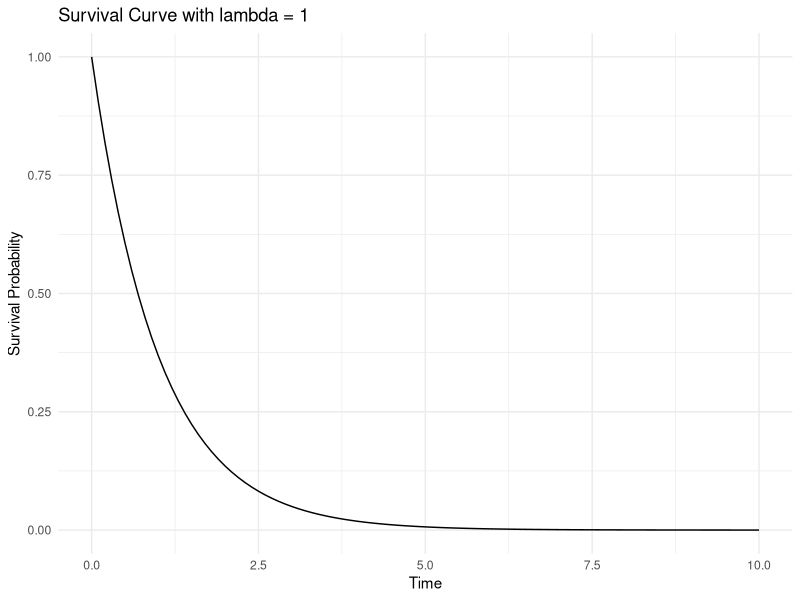
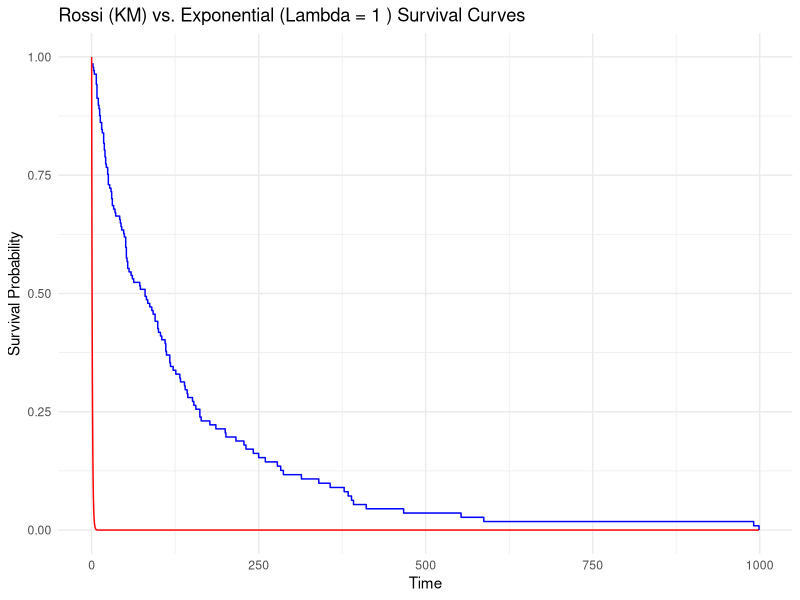

Recreate these plots in R, in order. (Note: this script raises an error after producing the figures.)
## ---- chunk 1
library(ggplot2)

# Function to plot survival curve
plot_survival_curve <- function(lambda) {
  if(lambda <= 0) {
    stop("Lambda must be positive")
  }

  # Create a sequence of time points
  time_points <- seq(0, 10, by = 0.1)
  
  # Calculate survival probabilities
  survival_probabilities <- exp(-lambda * time_points)
  
  # Create a data frame for plotting
  survival_data <- data.frame(Time = time_points, Survival = survival_probabilities)
  
  # Plotting the survival curve
  ggplot(survival_data, aes(x = Time, y = Survival)) +
    geom_line() +
    ggtitle(paste("Survival Curve with lambda =", lambda)) +
    xlab("Time") +
    ylab("Survival Probability") +
    theme_minimal() + 
    ylim(0,1)
}

# Example usage of the function
LAMBDA <- 1.0
plot_survival_curve(LAMBDA)
## ---- chunk 2

library(survival)
library(survminer)

dat <- veteran
summary(veteran)

dat$trt <- dat$trt - 1
treatment <- factor(dat$trt, levels=c(0,1), labels=c("standard", "test"))
dat$prior <- dat$prior / 10
prior <- factor(dat$prior, levels=c(0,1), labels=c("no", "yes"))
status <- factor(dat$status, levels=c(0, 1), labels = c("censored", "death"))

# Assume 'dat' is your dataset with 'week' and 'arrest' columns
# dat <- your_data

# Function to plot both Kaplan-Meier and exponential survival curves
plot_survival_comparison <- function(dat, lambda) {
  if(lambda <= 0) {
    stop("Lambda must be positive")
  }

  # Fit Kaplan-Meier curve for your data
  surv_obj <- with(dat, Surv(time, status))
  km_fit <- survfit(surv_obj ~ 1)

  # Create a sequence of time points for the theoretical curve
  time_points <- seq(0, max(dat$time), by = 0.1)
  
  # Calculate theoretical survival probabilities
  survival_probabilities <- exp(-lambda * time_points)
  
  # Convert Kaplan-Meier fit to data frame for ggplot
  km_data <- data.frame(
    Time = km_fit$time,
    Survival = km_fit$surv
  )

  # Create a data frame for the theoretical curve
  theoretical_data <- data.frame(Time = time_points, Survival = survival_probabilities)

  # Plotting both curves
  ggplot() +
    geom_step(data = km_data, aes(x = Time, y = Survival), col = "blue") +
    geom_line(data = theoretical_data, aes(x = Time, y = Survival), col = "red") +
    ggtitle(paste("Rossi (KM) vs. Exponential (Lambda =", lambda, ") Survival Curves")) +
    xlab("Time") +
    ylab("Survival Probability") +
    theme_minimal() +
    scale_color_manual("", breaks = c("Empirical", "Theoretical"), 
                       values = c("blue", "red"))
}

# Change the parameter LAMBDA and observe the change on the plot
LAMBDA <- 1.0
plot_survival_comparison(dat, LAMBDA)
## ---- chunk 3
d <- sum(dat$status)
cum_time <- sum(dat$time)

print(paste('MLE Lambda estimate is: ', d/cum_time))
## ---- chunk 4
surv_obj <- Surv(time = dat$time, event = dat$status)

# Fit Kaplan-Meier survival curve using 'fin' as the group
km_fit <- survfit(surv_obj ~ treatment, data = dat)

# Plot the Kaplan-Meier curves
ggsurvplot(km_fit, data = dat, conf.int = TRUE, 
           ggtheme = theme_minimal(), 
           title = "Kaplan-Meier Curves",
           #palette = c("#00AFBB", "#FC4E07"),
           legend.title = "fin")
## ---- chunk 5
survreg(surv_obj ~ treatment, dist = "exp", data=dat)
## ---- chunk 6
# Function to plot survival curve
plot_weibull_curve <- function(lambda, k) {
  if(lambda <= 0) {
    stop("Lambda must be positive")
  }
  if(k <= 0) {
    stop("k must be positive")
  }

  # Create a sequence of time points
  time_points <- seq(0, 10, by = 0.1)
  
  # Calculate survival probabilities
  survival_probabilities <- exp(-(lambda * time_points)**k)
  
  # Create a data frame for plotting
  survival_data <- data.frame(Time = time_points, Survival = survival_probabilities)
  
  # Plotting the survival curve
  ggplot(survival_data, aes(x = Time, y = Survival)) +
    geom_line() +
    ggtitle(paste("Weibull Curve with lambda =", lambda, ", k =", k)) +
    xlab("Time") +
    ylab("Survival Probability") +
    theme_minimal() + 
    ylim(0,1)
}

# Example usage of the function
LAMBDA <- 0.1
K = 2
plot_weibull_curve(LAMBDA, K)
## ---- chunk 7

library(survival)
library(survminer)

dat <- veteran
summary(veteran)

dat$trt <- dat$trt - 1
treatment <- factor(dat$trt, levels=c(0,1), labels=c("standard", "test"))
dat$prior <- dat$prior / 10
prior <- factor(dat$prior, levels=c(0,1), labels=c("no", "yes"))
status <- factor(dat$status, levels=c(0, 1), labels = c("censored", "death"))

# Assume 'dat' is your dataset with 'week' and 'arrest' columns
# dat <- your_data

# Function to plot both Kaplan-Meier and exponential survival curves
plot_weibull_comparison <- function(dat, lambda, k) {
  if(lambda <= 0) {
    stop("Lambda must be positive")
  }
  if(k <= 0) {
    stop("k must be positive")
  }

  # Fit Kaplan-Meier curve for your data
  surv_obj <- with(dat, Surv(time, status))
  km_fit <- survfit(surv_obj ~ 1)

  # Create a sequence of time points for the theoretical curve
  time_points <- seq(0, max(dat$time), by = 0.1)
  
  # Calculate theoretical survival probabilities
  survival_probabilities <- exp(-(lambda * time_points)**k)
  
  # Convert Kaplan-Meier fit to data frame for ggplot
  km_data <- data.frame(
    Time = km_fit$time,
    Survival = km_fit$surv
  )

  # Create a data frame for the theoretical curve
  theoretical_data <- data.frame(Time = time_points, Survival = survival_probabilities)

  # Plotting both curves
  ggplot() +
    geom_step(data = km_data, aes(x = Time, y = Survival), col = "blue") +
    geom_line(data = theoretical_data, aes(x = Time, y = Survival), col = "red") +
    ggtitle(paste("Rossi (KM) vs. Weibull (Lambda =", lambda, ", k =", k, ")")) +
    xlab("Time") +
    ylab("Survival Probability") +
    theme_minimal() +
    scale_color_manual("", breaks = c("Empirical", "Theoretical"), 
                       values = c("blue", "red"))
}

# Change the parameter LAMBDA and observe the change on the plot
LAMBDA <- 0.00808
K = 1.365
plot_weibull_comparison(dat, LAMBDA, K)
## ---- chunk 8
surv_obj <- with(dat, Surv(time, status))
weibull_model <- survreg(surv_obj ~ 1, data = dat, dist = "weibull")

# Extract estimated parameters
k_hat <- 1 / weibull_model$scale
lambda_hat <- 1/exp(coef(weibull_model)[1])

print(paste("Estimated lambda:", lambda_hat))
print(paste("Estimated k:", k_hat))
## ---- chunk 9
survreg(surv_obj ~ treatment, dist = "exp", data=dat)
survreg(surv_obj ~ treatment, dist = "weibull", data=dat)
## ---- chunk 10
# Example dataset creation
set.seed(243) # for reproducibility
toy_data <- data.frame(
  time = round(runif(100, 5, 100)), # random survival times between 5 and 100
  event = sample(0:1, 100, replace = TRUE), # random event indicators (0 or 1)
  age = round(runif(100, 18, 70)), # random ages between 18 and 70
  treatment = sample(0:1, 100, replace = TRUE) # random treatment assignment (0 or 1)
)

# Fit a Cox proportional hazards model
cox_model <- coxph(Surv(time, event) ~ age + treatment, data = toy_data)

# Print the summary of the model
summary(cox_model)

## ---- chunk 11
# Calculate the median age (or choose a specific value)
median_age <- median(toy_data$age)

# Creating survival curves for different levels of the treatment variable
# Include both 'treatment' and 'age' in newdata
fit <- survfit(cox_model, newdata = data.frame(treatment = 0:1, age = median_age))

# Plot the survival curves
ggsurvplot(fit, data = toy_data, conf.int = TRUE,
           ggtheme = theme_minimal(),
           palette = c("#00AFBB", "#FC4E07"),
           title = "Survival Curves based on Cox Model",
           legend.title = "Treatment Group")

## ---- chunk 12
cox_model <- coxph(Surv(dat$time, dat$status) ~ treatment + prior, data = dat)

summary(cox_model)
## ---- chunk 13

fixed_fin <- median(dat$fin == 'yes')  # Replace with appropriate summary statistic
fixed_paro <- median(dat$paro == 'yes')
fixed_mar <- median(dat$mar == 'yes')

# Creating survival curves for different levels of the 'mar' variable
fit_mar <- survfit(cox_model, newdata = data.frame(mar = 0:1, fin = fixed_fin, paro = fixed_paro))

# Plot the survival curves
ggsurvplot(fit_mar, data = dat, conf.int = TRUE,
           ggtheme = theme_minimal(),
           palette = c("#00AFBB", "#FC4E07"),
           title = "Survival Curves by Marital Status",
           legend.title = "Marital Status",
           ylim = c(0.5, 1))
